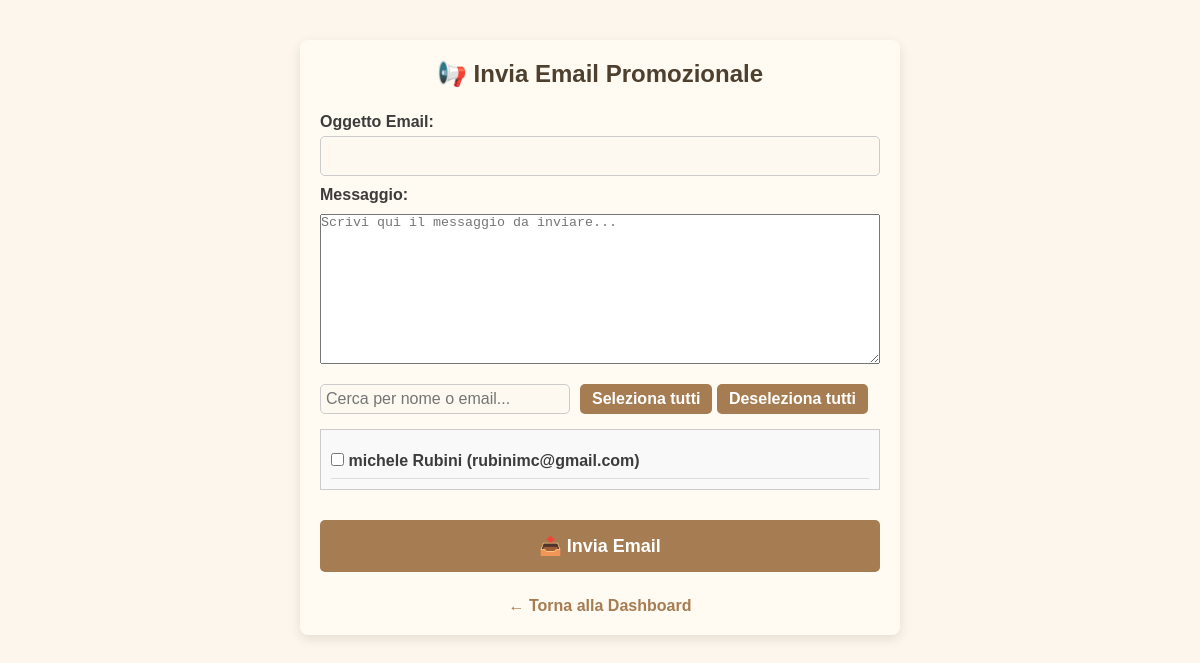
The app's page /admin_marketing (signed in), older data.
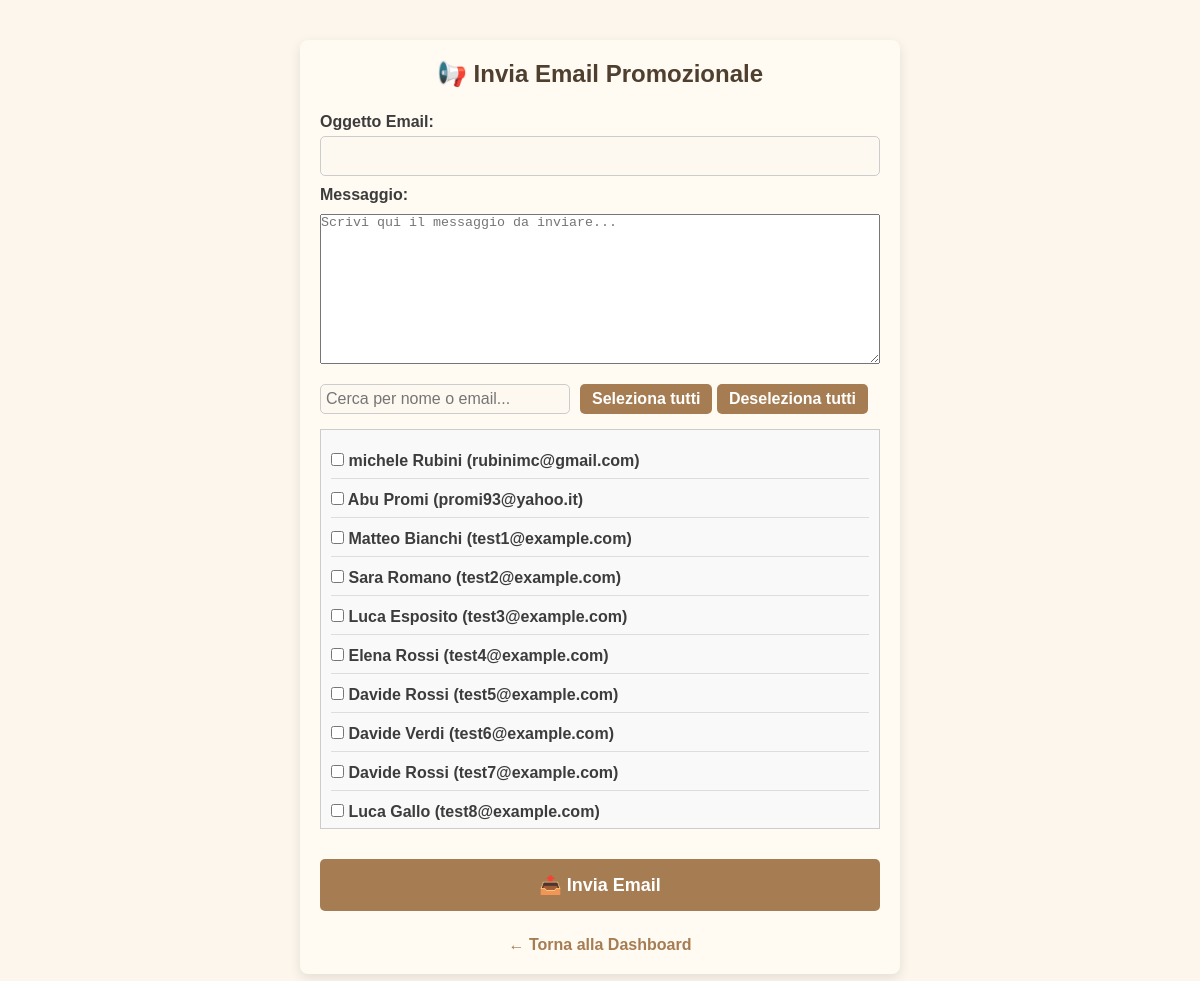
The same page, newer data.
### tables this page shows
CREATE TABLE users (
            id INTEGER PRIMARY KEY AUTOINCREMENT,
            username TEXT NOT NULL UNIQUE,
            password TEXT NOT NULL
        , name TEXT NOT NULL DEFAULT 'NOME', surname TEXT NOT NULL DEFAULT 'COGNOME', phone TEXT NOT NULL DEFAULT '0000000000', email TEXT, newsletter_optin INTEGER DEFAULT 0);

### app.py (the view, shortened to what this page needs)
@app.route('/admin_marketing', methods=['GET', 'POST'])
def admin_marketing():
    if 'admin' not in session:
        return redirect(url_for('login_admin'))
    conn = sqlite3.connect('bookings.db')
    cursor = conn.cursor()
    cursor.execute("SELECT name || ' ' || surname, email FROM users WHERE newsletter_optin = 1")
    users = cursor.fetchall()
    conn.close()
    return render_template('admin_marketing.html', users=users)

### templates/admin_marketing.html (shortened to what this page needs)
<!DOCTYPE html>
<html lang="it">
<head>
  <link rel="stylesheet" href="{{ url_for('static', filename='style.css') }}">
</head>
<body>
  <div class="container">
    <h2>📢 Invia Email Promozionale</h2>
    <form method="post">
      <label for="subject">Oggetto Email:</label>
      <input type="text" name="subject" id="subject" required>
      <label for="message">Messaggio:</label>
      <textarea name="message" required placeholder="Scrivi qui il messaggio da inviare..."></textarea>
      <div id="filters">
        <input type="text" id="search" placeholder="Cerca per nome o email...">
        <div class="group-actions">
          <button type="button" onclick="selectAll()">Seleziona tutti</button>
          <button type="button" onclick="deselectAll()">Deseleziona tutti</button>
        </div>
      </div>
      <div id="user-list-wrapper">
        <div id="user-list">
          {% for user in users %}
            <div class="user-box">
              <label>
                <input type="checkbox" name="selected_users" value="{{ user[1] }}">
                <span class="user-name">{{ user[0] }}</span> (<span class="user-email">{{ user[1] }}</span>)
              </label>
            </div>
          {% else %}
            <p>Nessun utente ha acconsentito a ricevere comunicazioni.</p>
          {% endfor %}
        </div>
      </div>
      <button type="submit" class="big-btn" style="margin-top: 10px;">📤 Invia Email</button>
    </form>
    <a href="{{ url_for('admin_dashboard') }}" style="display: block; margin-top: 15px;">← Torna alla Dashboard</a>
  </div>
</body>
</html>

### static/style.css (style rules this page uses)
* { box-sizing: border-box; margin: 0; padding: 0; }
body { font-family: 'Arial', sans-serif; background-color: #fdf6ec; color: #333; display: flex; flex-direction: column; align-items: center; padding: 20px; }
.container { width: 100%; max-width: 600px; background: #fffaf2; padding: 20px; border-radius: 8px; box-shadow: 0 4px 12px rgba(0, 0, 0, 0.1); margin: 20px 0; }
h1, h2, h3 { text-align: center; color: #4e3f2f; margin-bottom: 15px; }
form { display: flex; flex-direction: column; }
label { font-weight: bold; margin-top: 10px; color: #3c3c3c; }
input, select, button { padding: 10px; margin-top: 5px; background-color: #fef9f0; color: #333; border: 1px solid #ccc; border-radius: 5px; font-size: 16px; }
button { background-color: #a67c52; color: #fff; cursor: pointer; font-weight: bold; transition: background-color 0.3s; border: none; }
.big-btn { width: 100%; padding: 15px; font-size: 18px; margin: 10px 0; }
a { display: block; text-align: center; margin-top: 15px; text-decoration: none; color: #a67c52; font-weight: bold; }

### templates/admin_marketing.html (style rules this page uses)
textarea { width: 100%; min-height: 150px; margin-top: 10px; }
.user-box { border-bottom: 1px solid #ddd; padding: 8px 0; }
#filters { margin: 15px 0; display: flex; gap: 10px; flex-wrap: wrap; }
#filters input[type="text"] { padding: 5px; width: 250px; }
#filters button, .group-actions button { padding: 6px 12px; cursor: pointer; }
#user-list-wrapper { max-height: 400px; overflow-y: auto; border: 1px solid #ccc; padding: 10px; background-color: #f9f9f9; margin-bottom: 20px; }

Row changes from the older to the newer data that the page shows:
added users: user "Abu Promi", email "promi93@yahoo.it"
added users: user "Matteo Bianchi", email "test1@example.com"
added users: user "Sara Romano", email "test2@example.com"
added users: user "Luca Esposito", email "test3@example.com"
added users: user "Elena Rossi", email "test4@example.com"
added users: user "Davide Rossi", email "test5@example.com"
added users: user "Davide Verdi", email "test6@example.com"
added users: user "Davide Rossi", email "test7@example.com"
added users: user "Luca Gallo", email "test8@example.com"
